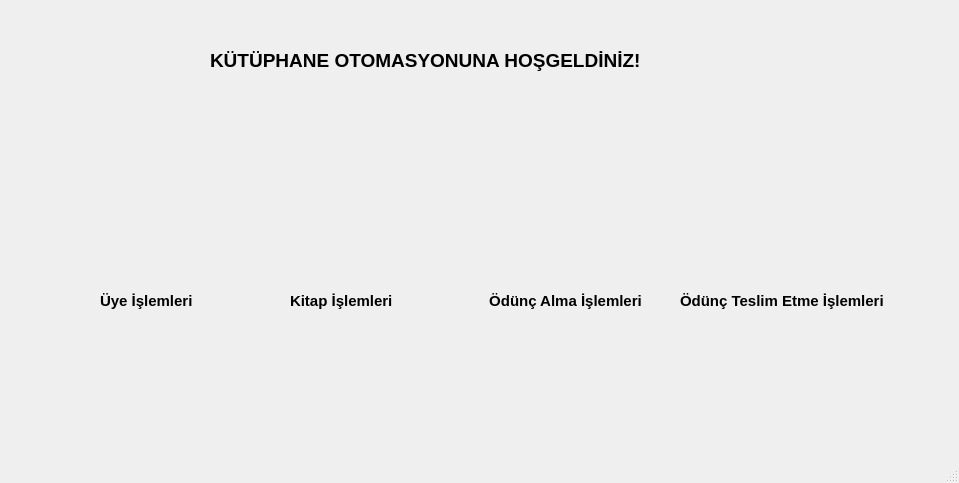
<?xml version="1.0" encoding="UTF-8"?>
<ui version="4.0">
 <class>MainWindow</class>
 <widget class="QMainWindow" name="MainWindow">
  <property name="geometry">
   <rect>
    <x>0</x>
    <y>0</y>
    <width>959</width>
    <height>483</height>
   </rect>
  </property>
  <property name="windowTitle">
   <string>MainWindow</string>
  </property>
  <widget class="QWidget" name="centralwidget">
   <widget class="QPushButton" name="btnOdncal">
    <property name="geometry">
     <rect>
      <x>450</x>
      <y>140</y>
      <width>211</width>
      <height>141</height>
     </rect>
    </property>
    <property name="styleSheet">
     <string notr="true"/>
    </property>
    <property name="text">
     <string/>
    </property>
    <property name="icon">
     <iconset resource="resource.qrc">
      <normaloff>:/images/images/odunc_1.jpg</normaloff>:/images/images/odunc_1.jpg</iconset>
    </property>
    <property name="iconSize">
     <size>
      <width>130</width>
      <height>120</height>
     </size>
    </property>
    <property name="flat">
     <bool>true</bool>
    </property>
   </widget>
   <widget class="QPushButton" name="btnBook">
    <property name="geometry">
     <rect>
      <x>280</x>
      <y>130</y>
      <width>141</width>
      <height>161</height>
     </rect>
    </property>
    <property name="styleSheet">
     <string notr="true"/>
    </property>
    <property name="text">
     <string/>
    </property>
    <property name="icon">
     <iconset resource="resource.qrc">
      <normaloff>:/images/images/book.jpg</normaloff>:/images/images/book.jpg</iconset>
    </property>
    <property name="iconSize">
     <size>
      <width>120</width>
      <height>120</height>
     </size>
    </property>
    <property name="autoDefault">
     <bool>false</bool>
    </property>
    <property name="flat">
     <bool>true</bool>
    </property>
   </widget>
   <widget class="QPushButton" name="btnMember">
    <property name="enabled">
     <bool>true</bool>
    </property>
    <property name="geometry">
     <rect>
      <x>90</x>
      <y>140</y>
      <width>141</width>
      <height>141</height>
     </rect>
    </property>
    <property name="text">
     <string/>
    </property>
    <property name="icon">
     <iconset resource="resource.qrc">
      <normaloff>:/images/images/user.jpg</normaloff>:/images/images/user.jpg</iconset>
    </property>
    <property name="iconSize">
     <size>
      <width>120</width>
      <height>120</height>
     </size>
    </property>
    <property name="shortcut">
     <string/>
    </property>
    <property name="autoExclusive">
     <bool>false</bool>
    </property>
    <property name="autoDefault">
     <bool>false</bool>
    </property>
    <property name="default">
     <bool>false</bool>
    </property>
    <property name="flat">
     <bool>true</bool>
    </property>
   </widget>
   <widget class="QPushButton" name="btnOdnctslm">
    <property name="geometry">
     <rect>
      <x>680</x>
      <y>140</y>
      <width>221</width>
      <height>141</height>
     </rect>
    </property>
    <property name="styleSheet">
     <string notr="true"/>
    </property>
    <property name="text">
     <string/>
    </property>
    <property name="icon">
     <iconset resource="resource.qrc">
      <normaloff>:/images/images/odunc_2.jpg</normaloff>:/images/images/odunc_2.jpg</iconset>
    </property>
    <property name="iconSize">
     <size>
      <width>130</width>
      <height>120</height>
     </size>
    </property>
    <property name="flat">
     <bool>true</bool>
    </property>
   </widget>
   <widget class="QLabel" name="label_baslik">
    <property name="geometry">
     <rect>
      <x>210</x>
      <y>40</y>
      <width>511</width>
      <height>41</height>
     </rect>
    </property>
    <property name="palette">
     <palette>
      <active>
       <colorrole role="WindowText">
        <brush brushstyle="SolidPattern">
         <color alpha="255">
          <red>255</red>
          <green>0</green>
          <blue>0</blue>
         </color>
        </brush>
       </colorrole>
      </active>
      <inactive>
       <colorrole role="WindowText">
        <brush brushstyle="SolidPattern">
         <color alpha="255">
          <red>0</red>
          <green>0</green>
          <blue>0</blue>
         </color>
        </brush>
       </colorrole>
      </inactive>
      <disabled>
       <colorrole role="WindowText">
        <brush brushstyle="SolidPattern">
         <color alpha="255">
          <red>120</red>
          <green>120</green>
          <blue>120</blue>
         </color>
        </brush>
       </colorrole>
      </disabled>
     </palette>
    </property>
    <property name="font">
     <font>
      <pointsize>14</pointsize>
      <bold>true</bold>
     </font>
    </property>
    <property name="text">
     <string>KÜTÜPHANE OTOMASYONUNA HOŞGELDİNİZ!</string>
    </property>
   </widget>
   <widget class="QLabel" name="label_member">
    <property name="geometry">
     <rect>
      <x>100</x>
      <y>290</y>
      <width>121</width>
      <height>21</height>
     </rect>
    </property>
    <property name="font">
     <font>
      <pointsize>11</pointsize>
      <bold>true</bold>
     </font>
    </property>
    <property name="text">
     <string>Üye İşlemleri</string>
    </property>
   </widget>
   <widget class="QLabel" name="label_Odnctlsm">
    <property name="geometry">
     <rect>
      <x>680</x>
      <y>290</y>
      <width>241</width>
      <height>21</height>
     </rect>
    </property>
    <property name="font">
     <font>
      <pointsize>11</pointsize>
      <bold>true</bold>
     </font>
    </property>
    <property name="text">
     <string>Ödünç Teslim Etme İşlemleri</string>
    </property>
   </widget>
   <widget class="QLabel" name="label_odncal">
    <property name="geometry">
     <rect>
      <x>470</x>
      <y>290</y>
      <width>191</width>
      <height>21</height>
     </rect>
    </property>
    <property name="font">
     <font>
      <pointsize>11</pointsize>
      <bold>true</bold>
     </font>
    </property>
    <property name="text">
     <string>Ödünç Alma İşlemleri</string>
    </property>
    <property name="alignment">
     <set>Qt::AlignCenter</set>
    </property>
   </widget>
   <widget class="QLabel" name="label_book">
    <property name="geometry">
     <rect>
      <x>290</x>
      <y>290</y>
      <width>121</width>
      <height>21</height>
     </rect>
    </property>
    <property name="font">
     <font>
      <pointsize>11</pointsize>
      <bold>true</bold>
     </font>
    </property>
    <property name="text">
     <string>Kitap İşlemleri</string>
    </property>
   </widget>
  </widget>
  <widget class="QStatusBar" name="statusBar"/>
 </widget>
 <resources>
  <include location="resource.qrc"/>
 </resources>
 <connections/>
</ui>
